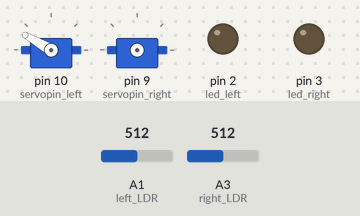
Bench run of a sketch on a simulated Arduino Uno, built with avr-gcc and run on an emulated ATmega328P. Parts: 2 × servo, output pins drawn as LEDs (lit = HIGH). Inputs (shaded band) come from the test bench; at power-on: A1 (left_LDR) = 512, A3 (right_LDR) = 512.

Above: at 12.2 s.
12.3 s: A1 (left_LDR) set to 543
13.8 s: A1 (left_LDR) set to 566
At 14.7 s:
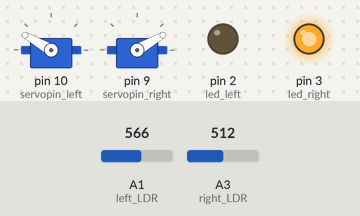
15.3 s: A3 (right_LDR) set to 536
16.8 s: A3 (right_LDR) set to 567
At 17.6 s:
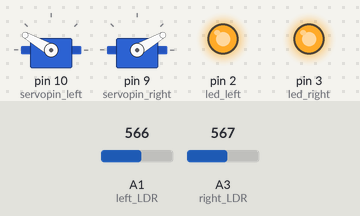
18.3 s: A1 (left_LDR) set to 511
At 19.0 s:
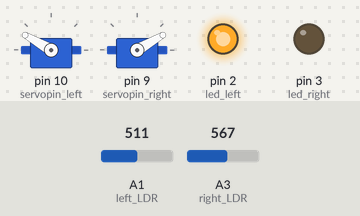
19.8 s: A3 (right_LDR) set to 511
At 20.8 s:
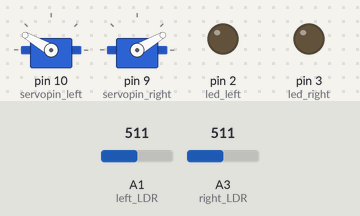
Timing chart, 0 to 22.3 s (numbered marks = the images above; inputs shaded):
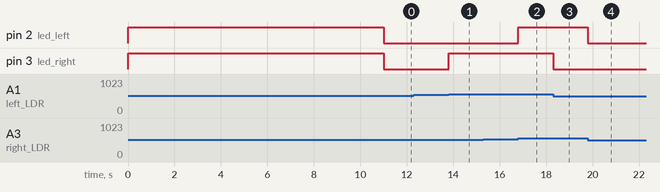

The sketch:

software_lightbug_v1_0.ino
```cpp
// Lightfollower V1.0
// by Johann Leinweber

#include <Servo.h>

#define servo_high 150
#define servo_low 30
#define led_left 2
#define led_right 3
#define servopin_left 10
#define servopin_right 9
//#define
//#define

Servo myservo_left;          //create servo object to control a servo
Servo myservo_right;         //create servo object to control a servo

int left_LDR = A1;           //analog pin used to connect the left LDR
int right_LDR = A3;          //analog pin used to connect the right LDR
//int led_left = 2;            //pin left LED
//int led_right = 3;           //pin right LED
//int servopin_left = 10;      //pin left servo
//int servopin_right = 9;      //pin rigth servo
int trh_time = 6000;         //time for measuring thresholdvalue in ms
int time = 0;                //temporary time for measuring time
int val_left = 0;            //variable to read the value from left LDR
int val_right = 0;           //variable to read the value from left LDR
int mean_left = 0;           //meanvalue left LDR
int mean_right = 0;          //meanvalue right LDR
int trh_left = 0;            //threshold for left LDR
int trh_right = 0;           //threshold for right LDR

void setup()
{
  pinMode(led_left,OUTPUT);        //left LED pin as output
  pinMode(led_right,OUTPUT);       //right LED pin as output
  digitalWrite(led_left, HIGH);    //switch LED left on
  digitalWrite(led_right, HIGH);   //switch LED right on
  delay(5000);                     //wait after power on
  threshold_detect();              //call routine for thresholddetect
}

void loop()
{
  val_left = analogRead(left_LDR);      //left LDR read
  val_right = analogRead(right_LDR);    //right LDR read

  if (val_right > trh_right+40)         //if right LDR is above threshold_right
  {
    myservo_left.attach(servopin_left); //attaches the left servo on pin "left" to the servo object
    myservo_left.write(servo_high);     //left servo turn left
    digitalWrite(led_left, HIGH);       //left LED on
  }
  else
  {
    myservo_left.detach();               //deactivate left servo
    digitalWrite(led_left, LOW);         //left LED off
  }

  if (val_left > trh_left+40)            //if left LDR is above threshold_left
  {
    myservo_right.attach(servopin_right);    //attaches the right servo on pin "right" to the servo object
    myservo_right.write(servo_low);          //right servo turn right
    digitalWrite(led_right, HIGH);           //right LED on
  }
  else
  {
    myservo_right.detach();                  //deactivate right Servo
    digitalWrite(led_right, LOW);            //right LED off
  }

}


void threshold_detect ()
{
  myservo_left.attach(servopin_left);    //attaches the left servo on pin 10 to the servo object
  myservo_left.write(servo_high);        //left servo turn left
  digitalWrite(led_left, HIGH);          //left LED on

  time = millis();
  do
  {
    mean_left = 0;                       //reste variables
    mean_right = 0;                      //reste variables
    for (int i = 0; i<5; i++)            //5 runs do get average offsetvalues from LDRs
    {
      mean_left += analogRead(left_LDR);    //sum
      mean_right += analogRead(right_LDR);  //sum
    }
    mean_left /= 5;
    mean_right /= 5;

    trh_left = max(trh_left,mean_left );      //get max value while rotating
    trh_right = max(trh_right,mean_right );   //get max value while rotating
  }
  while (millis() < time + trh_time);         //do for the desired time, until one round is done

  myservo_left.detach();                      //deactivate left Servo
  digitalWrite(led_left, LOW);                //left LED off


}
```

Measured:
- the behaviour switches between 552 and 553 on A1 (left_LDR) (found by bisection; images 0 and 1)
- the behaviour switches between 552 and 553 on A3 (right_LDR) (found by bisection; images 1 and 2)
- after the input at 12.3 s, every drawn part: stays the same
- after the input at 13.8 s, pin 3 (led_right): LOW → HIGH at once
- after the input at 15.3 s, every drawn part: stays the same
- after the input at 16.8 s, pin 2 (led_left): LOW → HIGH at once
- after the input at 18.3 s, pin 3 (led_right): HIGH → LOW at once
- after the input at 19.8 s, pin 2 (led_left): HIGH → LOW at once
